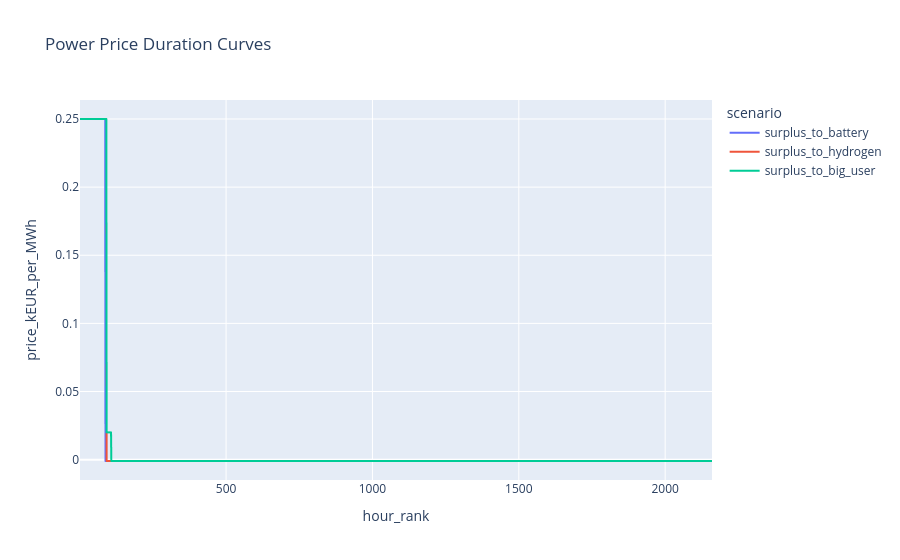

Source (notebook cell):
### Code cell
import plotly.express as px

# Price duration curves (power carrier)
price_frames = []
for sc in scenario_meta.keys():
    nc = Path("results") / f"{sc}_results.nc"
    if not nc.exists():
        continue
    m = calliope.read_netcdf(str(nc))
    if "shadow_price_system_balance" not in m.results.data_vars:
        continue
    p = m.results.shadow_price_system_balance.sel(nodes="NLD", carriers="power").to_series().dropna().sort_values(ascending=False).reset_index(drop=True)
    price_frames.append(pd.DataFrame({"hour_rank": p.index + 1, "price_kEUR_per_MWh": p.values, "scenario": sc}))

if price_frames:
    df_price_duration = pd.concat(price_frames, ignore_index=True)
    fig = px.line(df_price_duration, x="hour_rank", y="price_kEUR_per_MWh", color="scenario", title="Power Price Duration Curves")
    fig.show()
else:
    print("No price data available to plot.")

### Figure 1 — Plotly figure (JSON) as saved in the notebook; plotly's stock layout.template omitted (floating-point values rounded to 4 significant figures; data arrays with more than 128 entries replaced by an {"elided": "..."} marker saying what was removed)
{"data": [{"hovertemplate": "scenario=surplus_to_battery<br>hour_rank=%{x}<br>price_kEUR_per_MWh=%{y}<extra></extra>", "legendgroup": "surplus_to_battery", "line": {"color": "#636efa", "dash": "solid"}, "marker": {"symbol": "circle"}, "mode": "lines", "name": "surplus_to_battery", "showlegend": true, "type": "scattergl", "x": {"elided": "2160 int values"}, "xaxis": "x", "y": {"elided": "2160 float values"}, "yaxis": "y"}, {"hovertemplate": "scenario=surplus_to_hydrogen<br>hour_rank=%{x}<br>price_kEUR_per_MWh=%{y}<extra></extra>", "legendgroup": "surplus_to_hydrogen", "line": {"color": "#EF553B", "dash": "solid"}, "marker": {"symbol": "circle"}, "mode": "lines", "name": "surplus_to_hydrogen", "showlegend": true, "type": "scattergl", "x": {"elided": "2160 int values"}, "xaxis": "x", "y": {"elided": "2160 float values"}, "yaxis": "y"}, {"hovertemplate": "scenario=surplus_to_big_user<br>hour_rank=%{x}<br>price_kEUR_per_MWh=%{y}<extra></extra>", "legendgroup": "surplus_to_big_user", "line": {"color": "#00cc96", "dash": "solid"}, "marker": {"symbol": "circle"}, "mode": "lines", "name": "surplus_to_big_user", "showlegend": true, "type": "scattergl", "x": {"elided": "2160 int values"}, "xaxis": "x", "y": {"elided": "2160 float values"}, "yaxis": "y"}], "layout": {"legend": {"title": {"text": "scenario"}, "tracegroupgap": 0}, "title": {"text": "Power Price Duration Curves"}, "xaxis": {"anchor": "y", "domain": [0, 1], "title": {"text": "hour_rank"}}, "yaxis": {"anchor": "x", "domain": [0, 1], "title": {"text": "price_kEUR_per_MWh"}}}}
